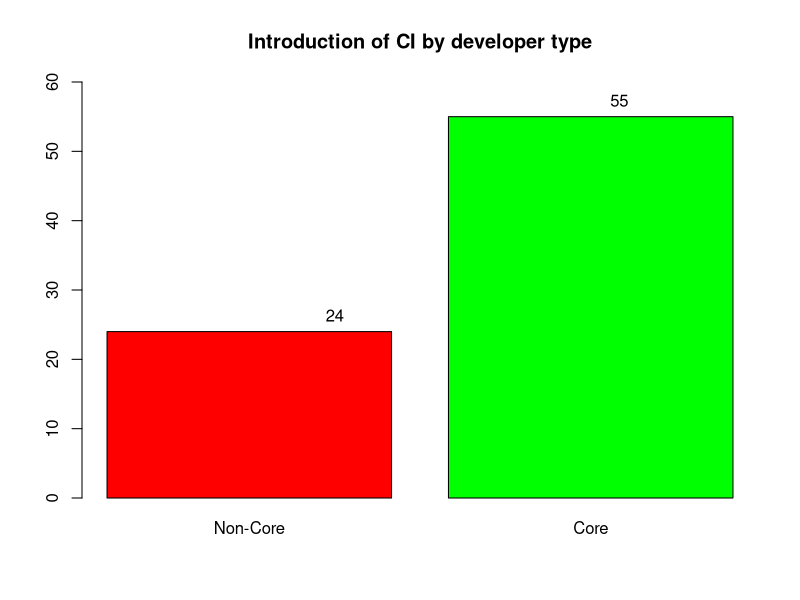

Recreate this plot in R.
ci <- read.csv2('ci_introductions.csv', sep = ",")
#all dup project intros - same person for all dupes - only one non core
ci <- ci[-c(4,10,33,39,43,45),]
ci$is_core <- as.factor(ci$is_core)
barplot(table(ci$is_core), ylim = c(0,60), col = c("red", "green"),
        main = "Introduction of CI by developer type", names.arg = c("Non-Core", "Core"))
text(seq_along(table(ci$is_core)), table(ci$is_core), labels = table(ci$is_core), pos = 3, col = "black", cex = 1)

